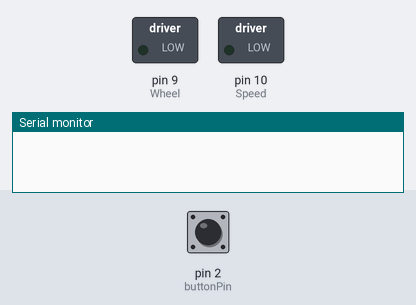
Bench run of a sketch on a simulated Arduino Uno, built with avr-gcc and run on an emulated ATmega328P. On the bench: switched loads named in the sketch (green lamp = pin HIGH), the last lines printed to the serial monitor. Inputs (shaded band) come from the test bench; at power-on: pin 2 (buttonPin) HIGH.

Above: at 1.2 s.
1.3 s: pin 2 (buttonPin) pulled LOW for 0.15 s
At 2.1 s:
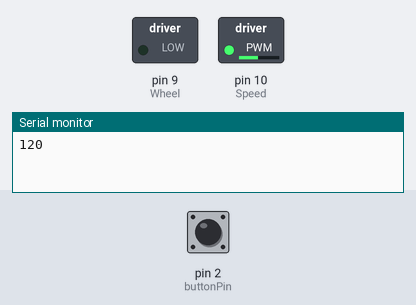
2.9 s: pin 2 (buttonPin) pulled LOW for 1 s
At 3.3 s:
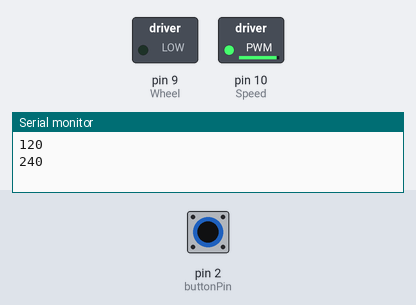
Timing chart, 0 to 5.9 s (numbered marks = the images above; inputs shaded):
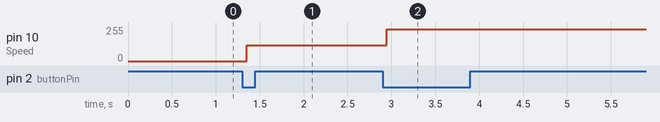

Measured:
- after the input at 1.3 s, pin 10 (Speed): 0/255 → 120/255 after 0.05 s
- after the input at 2.9 s, pin 10 (Speed): 120/255 → 240/255 after 0.05 s

The sketch:

h023.ino
```cpp
const int buttonPin = 2;
const int Speed = 10;
const int Wheel = 9;

int DCspeed = 0;
int buttonState = HIGH;
int lastButtonState = HIGH;

unsigned long lastDebounceTime = 0;
unsigned long debounceDelay = 50;

void motor(int data){
  digitalWrite(Wheel,LOW);
  analogWrite(Speed,data);
}

void setup() {
  pinMode(Speed,OUTPUT);
  pinMode(Wheel,OUTPUT);
  pinMode(buttonPin,INPUT_PULLUP);
  analogWrite(Speed,0);
  digitalWrite(Wheel,0);
  Serial.begin(115200);
}

void loop(){
  int reading = digitalRead(buttonPin);
  if (reading != lastButtonState) {
    lastDebounceTime = millis();
  }
  if ((millis() - lastDebounceTime) > debounceDelay) {
    if (reading != buttonState) {
      buttonState = reading;
      if (buttonState == LOW) {
        DCspeed += 120;
        if(DCspeed >=300){
          DCspeed=0;
        }
        Serial.println(DCspeed);
      }
    }
  }
  lastButtonState = reading;
  motor(DCspeed);
}
```
